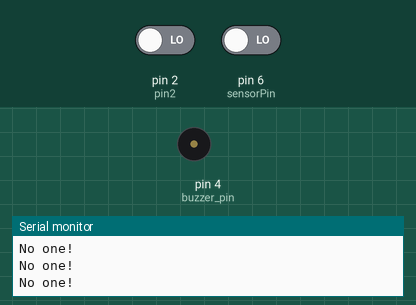
Recording of a sketch running on a simulated Arduino Uno, built with avr-gcc and run on an emulated ATmega328P. Shown: buzzer (waves = sounding), the last lines printed to the serial monitor. The inputs (shaded band) are chosen by the test bench; at power-on: pin 6 (sensorPin) LOW, pin 2 (pin2) LOW. Sleep ends after the set time or at an interrupt. At 3.1 s the program stops and its outputs stay as they are.

Above: at 2.8 s.
2.9 s: pin 6 (sensorPin) driven HIGH
At 3.5 s:
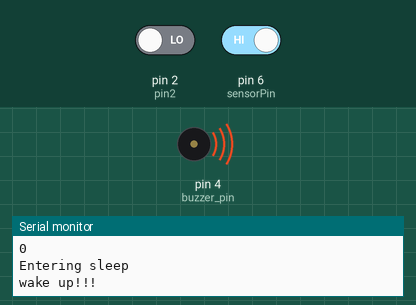
Timing chart, 0 to 4.6 s (numbered marks = the images above; inputs shaded):
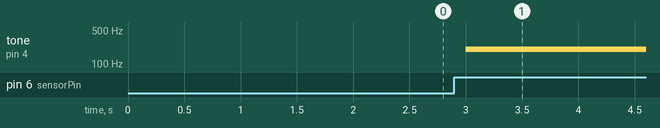

The sketch:

Sensor_PIR.ino
```cpp
#define  sensorPin  6
#define buzzer_pin 4
#include <avr/sleep.h>

int pin2 = 2;
int state;
int pushButton =2;
void pin2Interrupt(void) {
    /* 中断唤醒 */

    /*当中断引脚为低电平时关闭中断*/
    Serial.println("wake up!!!");
    detachInterrupt(0);
}

/***************************************************
 *  Name:        enterSleep
 *  Returns:     Nothing.
 *  Parameters:  None.
 *  Description: Enters the arduino into sleep mode.
 ***************************************************/
void enterSleep(void) {

    attachInterrupt(0, pin2Interrupt, LOW);
    delay(100);
    set_sleep_mode(SLEEP_MODE_PWR_DOWN);
    sleep_enable();
    sleep_mode();
    sleep_disable();
}

/***************************************************
 *  Name:        setup
 *  Returns:     Nothing.
 *  Parameters:  None.
 *  Description: Setup for the Arduino.
 ***************************************************/
void setup() {
    Serial.begin(9600);
    /* Setup the pin direction. */
    pinMode(pin2, INPUT);
    Serial.println("Initialisation complete.");
  pinMode(sensorPin, INPUT);
  Serial.begin(9600);
  pinMode(buzzer_pin,OUTPUT);
   pinMode(pushButton, INPUT);
}
void loop()
{

  state = digitalRead(sensorPin);
  if (state == 1){
    Serial.println("Somebody is in this area!");

    for(int i=200;i<=800;i++)  //用循环的方式将频率从200HZ 增加到800HZ
  {
    tone(buzzer_pin,i);   //在四号端口输出频率
      int buttonState = digitalRead(pushButton);
      Serial.println(buttonState);
      if(buttonState == 0){
        Serial.println("Entering sleep");
        enterSleep();
      }

    delay(5);      //该频率维持5毫秒

  }
}
else
    Serial.println("No one!");
  delay(1000);
}
```

Measured:
- after the input at 2.9 s, tone on pin 4 (buzzer_pin): silent → 200 Hz after 0.10 s
